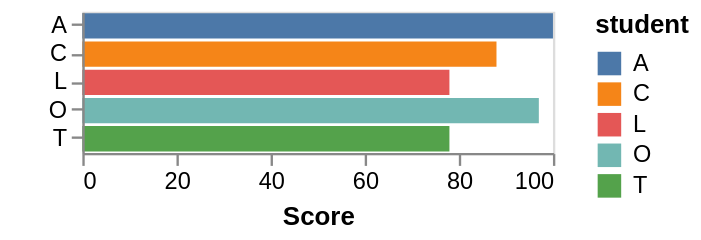

Express this chart as Vega-Lite.
### Vega specification from a JSON file in a GitHub repository (floating-point values rounded to 4 significant figures)
{"$schema": "https://vega.github.io/schema/vega/v3.0.json", "description": "A bar graph showing the scores of the top 5 students. This shows an example of the window transform, for how the top K (5) can be filtered, and also how a rank can be computed for each student.", "autosize": "pad", "padding": 5, "width": 200, "style": "cell", "data": [{"name": "source_0", "values": [{"student": "A", "score": 100}, {"student": "B", "score": 56}, {"student": "C", "score": 88}, {"student": "D", "score": 65}, {"student": "E", "score": 45}, {"student": "F", "score": 23}, {"student": "G", "score": 66}, {"student": "H", "score": 67}, {"student": "I", "score": 13}, {"student": "J", "score": 12}, {"student": "K", "score": 50}, {"student": "L", "score": 78}, {"student": "M", "score": 66}, {"student": "N", "score": 30}, {"student": "O", "score": 97}, {"student": "P", "score": 75}, {"student": "Q", "score": 24}, {"student": "R", "score": 42}, {"student": "S", "score": 76}, {"student": "T", "score": 78}, {"student": "U", "score": 21}, {"student": "V", "score": 46}]}, {"name": "data_0", "source": "source_0", "transform": [{"type": "formula", "expr": "toNumber(datum[\"score\"])", "as": "score"}, {"type": "window", "params": [null], "as": ["rank"], "ops": ["rank"], "fields": ["score"], "sort": {"field": ["score"], "order": ["ascending"]}, "groupby": ["Student"], "frame": [null, 0]}, {"type": "window", "params": [null], "as": ["totalStudents"], "ops": ["count"], "fields": ["score"], "sort": {"field": ["score"], "order": ["ascending"]}, "groupby": ["Student"], "frame": [null, null]}, {"type": "filter", "expr": "datum.totalStudents - datum.rank < 5"}, {"type": "filter", "expr": "datum[\"score\"] !== null && !isNaN(datum[\"score\"])"}]}], "signals": [{"name": "y_step", "value": 12}, {"name": "height", "update": "bandspace(domain('y').length, 0.1, 0.05) * y_step"}], "marks": [{"name": "marks", "type": "rect", "style": ["bar"], "from": {"data": "data_0"}, "encode": {"update": {"fill": {"scale": "color", "field": "student"}, "x": {"scale": "x", "field": "score"}, "x2": {"scale": "x", "value": 0}, "y": {"scale": "y", "field": "student"}, "height": {"scale": "y", "band": true}}}}], "scales": [{"name": "x", "type": "linear", "domain": {"data": "data_0", "field": "score"}, "range": [0, {"signal": "width"}], "nice": true, "zero": true}, {"name": "y", "type": "band", "domain": {"data": "data_0", "field": "student", "sort": true}, "range": {"step": {"signal": "y_step"}}, "paddingInner": 0.1, "paddingOuter": 0.05}, {"name": "color", "type": "ordinal", "domain": {"data": "data_0", "field": "student", "sort": true}, "range": "category"}], "axes": [{"scale": "x", "orient": "bottom", "title": "Score", "labelFlush": true, "labelOverlap": true, "tickCount": {"signal": "ceil(width/40)"}, "zindex": 1}, {"scale": "y", "orient": "left", "zindex": 1}], "legends": [{"fill": "color", "title": "student", "encode": {"symbols": {"update": {"shape": {"value": "square"}}}}}], "config": {"axisY": {"minExtent": 30}}}
